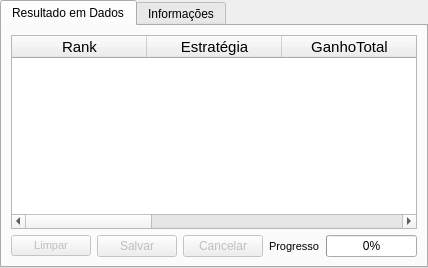
     <widget class="QTabWidget" name="tabWidget">
      <property name="maximumSize">
       <size>
        <width>16777212</width>
        <height>16777215</height>
       </size>
      </property>
      <property name="currentIndex">
       <number>0</number>
      </property>
      <widget class="QWidget" name="tab">
       <attribute name="title">
        <string>Resultado em Dados</string>
       </attribute>
       <layout class="QGridLayout" name="gridLayout_4">
        <item row="0" column="0">
         <widget class="QTableWidget" name="TableResultados">
          <property name="autoScrollMargin">
           <number>16</number>
          </property>
          <property name="selectionBehavior">
           <enum>QAbstractItemView::SelectRows</enum>
          </property>
          <property name="gridStyle">
           <enum>Qt::DotLine</enum>
          </property>
          <attribute name="horizontalHeaderDefaultSectionSize">
           <number>135</number>
          </attribute>
          <attribute name="horizontalHeaderHighlightSections">
           <bool>false</bool>
          </attribute>
          <attribute name="verticalHeaderVisible">
           <bool>false</bool>
          </attribute>
          <attribute name="verticalHeaderHighlightSections">
           <bool>false</bool>
          </attribute>
          <column>
           <property name="text">
            <string>Rank</string>
           </property>
           <property name="toolTip">
            <string>Classificação da estratégia</string>
           </property>
           <property name="font">
            <font>
             <pointsize>11</pointsize>
            </font>
           </property>
           <property name="textAlignment">
            <set>AlignCenter</set>
           </property>
          </column>
          <column>
           <property name="text">
            <string>Estratégia</string>
           </property>
           <property name="toolTip">
            <string>Nome da estratégia</string>
           </property>
           <property name="font">
            <font>
             <pointsize>11</pointsize>
            </font>
           </property>
           <property name="textAlignment">
            <set>AlignCenter</set>
           </property>
          </column>
          <column>
           <property name="text">
            <string>GanhoTotal</string>
           </property>
           <property name="toolTip">
            <string>Ganho total obtido pela estratégia</string>
           </property>
           <property name="font">
            <font>
             <pointsize>11</pointsize>
            </font>
           </property>
           <property name="textAlignment">
            <set>AlignCenter</set>
           </property>
          </column>
          <column>
           <property name="text">
            <string>Ganhos/Adversário</string>
           </property>
           <property name="toolTip">
            <string>Média de ganhos das interações contra cada adversário</string>
           </property>
           <property name="font">
            <font>
             <pointsize>11</pointsize>
            </font>
           </property>
           <property name="textAlignment">
            <set>AlignCenter</set>
           </property>
          </column>
          <column>
           <property name="text">
            <string>Ganhos/Interação</string>
           </property>
           <property name="toolTip">
            <string>Média de ganhos por cada interação que a estratégia participou</string>
           </property>
           <property name="font">
            <font>
             <pointsize>11</pointsize>
            </font>
           </property>
           <property name="textAlignment">
            <set>AlignCenter</set>
           </property>
          </column>
          <column>
           <property name="text">
            <string>Interações</string>
           </property>
           <property name="toolTip">
            <string>Quantidade total de interações que a estratégia participou</string>
           </property>
           <property name="font">
            <font>
             <pointsize>11</pointsize>
             <weight>50</weight>
             <bold>false</bold>
            </font>
           </property>
           <property name="textAlignment">
            <set>AlignCenter</set>
           </property>
          </column>
         </widget>
        </item>
        <item row="2" column="0">
         <layout class="QHBoxLayout" name="horizontalLayout">
          <item>
           <widget class="QPushButton" name="pushButtonLimpar">
            <property name="enabled">
             <bool>false</bool>
            </property>
            <property name="font">
             <font>
              <pointsize>8</pointsize>
             </font>
            </property>
            <property name="toolTip">
             <string>Limpar Resultados</string>
            </property>
            <property name="text">
             <string>Limpar</string>
            </property>
            <property name="shortcut">
             <string>Ctrl+L</string>
            </property>
            <property name="default">
             <bool>false</bool>
            </property>
           </widget>
          </item>
          <item>
           <widget class="QPushButton" name="pushButtonSalvar">
            <property name="enabled">
             <bool>false</bool>
            </property>
            <property name="text">
             <string>Salvar</string>
            </property>
            <property name="shortcut">
             <string>Ctrl+S</string>
            </property>
           </widget>
          </item>
          <item>
           <widget class="QPushButton" name="pushButtonCancelarSimulacao">
            <property name="enabled">
             <bool>false</bool>
            </property>
            <property name="cursor">
             <cursorShape>PointingHandCursor</cursorShape>
            </property>
            <property name="text">
             <string>Cancelar</string>
            </property>
            <property name="shortcut">
             <string>Ctrl+X</string>
            </property>
            <property name="flat">
             <bool>false</bool>
            </property>
           </widget>
          </item>
          <item>
           <widget class="QLabel" name="label">
            <property name="font">
             <font>
              <pointsize>8</pointsize>
              <weight>50</weight>
              <bold>false</bold>
             </font>
            </property>
            <property name="text">
             <string>Progresso</string>
            </property>
           </widget>
          </item>
          <item>
           <widget class="QProgressBar" name="progressBarSimulacao">
            <property name="enabled">
             <bool>true</bool>
            </property>
            <property name="toolTip">
             <string>Progresso da Simulação</string>
            </property>
            <property name="value">
             <number>0</number>
            </property>
            <property name="textVisible">
             <bool>true</bool>
            </property>
            <property name="orientation">
             <enum>Qt::Horizontal</enum>
            </property>
           </widget>
          </item>
         </layout>
        </item>
       </layout>
       <widget class="QWidget" name="ProgressoTorneiosAnterioresWidget" native="true">
        <property name="enabled">
         <bool>true</bool>
        </property>
        <property name="geometry">
         <rect>
          <x>50</x>
          <y>310</y>
          <width>671</width>
          <height>61</height>
         </rect>
        </property>
       </widget>
      </widget>
      <widget class="QWidget" name="tab_2">
       <attribute name="title">
        <string>Informações</string>
       </attribute>
      </widget>
     </widget>
